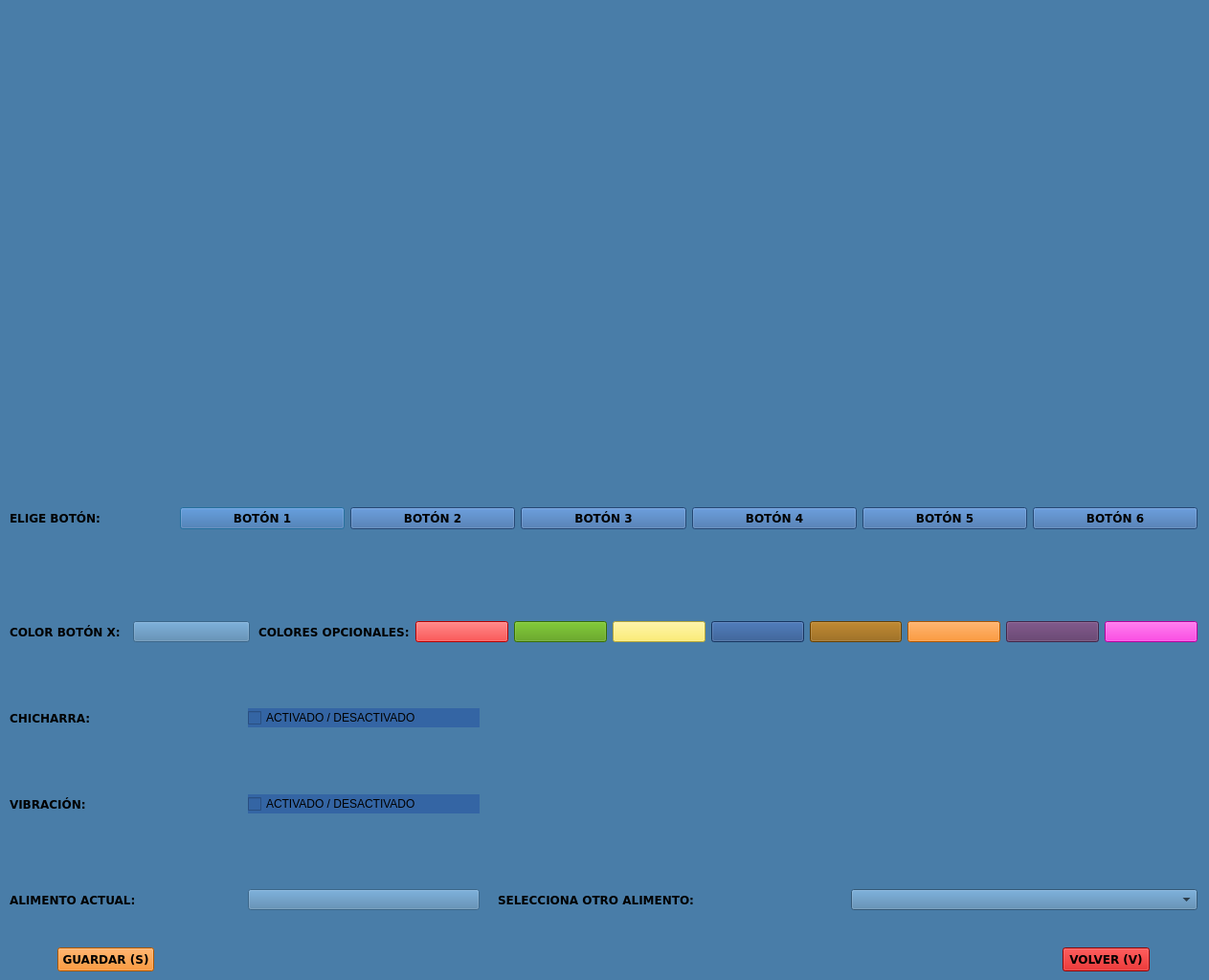
<?xml version="1.0" encoding="UTF-8"?>
<ui version="4.0">
 <class>checkboxVibration</class>
 <widget class="QDialog" name="checkboxVibration">
  <property name="geometry">
   <rect>
    <x>0</x>
    <y>0</y>
    <width>1263</width>
    <height>1024</height>
   </rect>
  </property>
  <property name="windowTitle">
   <string>Dialog</string>
  </property>
  <property name="styleSheet">
   <string notr="true">background-color:rgb(73, 125, 168)</string>
  </property>
  <widget class="QLabel" name="label">
   <property name="enabled">
    <bool>true</bool>
   </property>
   <property name="geometry">
    <rect>
     <x>0</x>
     <y>0</y>
     <width>1280</width>
     <height>512</height>
    </rect>
   </property>
   <property name="styleSheet">
    <string notr="true">background-image: url(:/prefijoNuevo/images/game1_config.png);</string>
   </property>
   <property name="text">
    <string/>
   </property>
  </widget>
  <widget class="QWidget" name="horizontalLayoutWidget">
   <property name="geometry">
    <rect>
     <x>10</x>
     <y>530</y>
     <width>1241</width>
     <height>81</height>
    </rect>
   </property>
   <layout class="QHBoxLayout" name="horizontalLayout">
    <property name="sizeConstraint">
     <enum>QLayout::SetMaximumSize</enum>
    </property>
    <item>
     <widget class="QLabel" name="label_2">
      <property name="sizePolicy">
       <sizepolicy hsizetype="Minimum" vsizetype="Minimum">
        <horstretch>0</horstretch>
        <verstretch>0</verstretch>
       </sizepolicy>
      </property>
      <property name="font">
       <font>
        <family>DejaVu Sans</family>
        <weight>75</weight>
        <bold>true</bold>
       </font>
      </property>
      <property name="text">
       <string>ELIGE BOTÓN:</string>
      </property>
      <property name="scaledContents">
       <bool>false</bool>
      </property>
     </widget>
    </item>
    <item>
     <widget class="QPushButton" name="buttonNode1">
      <property name="font">
       <font>
        <family>DejaVu Sans</family>
        <weight>75</weight>
        <bold>true</bold>
       </font>
      </property>
      <property name="styleSheet">
       <string notr="true">background:rgb(52, 101, 164)</string>
      </property>
      <property name="text">
       <string>BOTÓN 1</string>
      </property>
     </widget>
    </item>
    <item>
     <widget class="QPushButton" name="buttonNode2">
      <property name="font">
       <font>
        <family>DejaVu Sans</family>
        <weight>75</weight>
        <bold>true</bold>
       </font>
      </property>
      <property name="styleSheet">
       <string notr="true">background:rgb(52, 101, 164)</string>
      </property>
      <property name="text">
       <string>BOTÓN 2</string>
      </property>
     </widget>
    </item>
    <item>
     <widget class="QPushButton" name="buttonNode3">
      <property name="font">
       <font>
        <family>DejaVu Sans</family>
        <weight>75</weight>
        <bold>true</bold>
       </font>
      </property>
      <property name="styleSheet">
       <string notr="true">background:rgb(52, 101, 164)</string>
      </property>
      <property name="text">
       <string>BOTÓN 3</string>
      </property>
     </widget>
    </item>
    <item>
     <widget class="QPushButton" name="buttonNode4">
      <property name="font">
       <font>
        <family>DejaVu Sans</family>
        <weight>75</weight>
        <bold>true</bold>
       </font>
      </property>
      <property name="styleSheet">
       <string notr="true">background:rgb(52, 101, 164)</string>
      </property>
      <property name="text">
       <string>BOTÓN 4</string>
      </property>
     </widget>
    </item>
    <item>
     <widget class="QPushButton" name="buttonNode5">
      <property name="font">
       <font>
        <family>DejaVu Sans</family>
        <weight>75</weight>
        <bold>true</bold>
       </font>
      </property>
      <property name="styleSheet">
       <string notr="true">background:rgb(52, 101, 164)</string>
      </property>
      <property name="text">
       <string>BOTÓN 5</string>
      </property>
     </widget>
    </item>
    <item>
     <widget class="QPushButton" name="buttonNode6">
      <property name="font">
       <font>
        <family>DejaVu Sans</family>
        <weight>75</weight>
        <bold>true</bold>
       </font>
      </property>
      <property name="styleSheet">
       <string notr="true">background:rgb(52, 101, 164)</string>
      </property>
      <property name="text">
       <string>BOTÓN 6</string>
      </property>
     </widget>
    </item>
   </layout>
  </widget>
  <widget class="QWidget" name="horizontalLayoutWidget_2">
   <property name="geometry">
    <rect>
     <x>10</x>
     <y>620</y>
     <width>251</width>
     <height>80</height>
    </rect>
   </property>
   <layout class="QHBoxLayout" name="horizontalLayout_2">
    <property name="spacing">
     <number>6</number>
    </property>
    <property name="sizeConstraint">
     <enum>QLayout::SetNoConstraint</enum>
    </property>
    <item>
     <widget class="QLabel" name="labelColorNode">
      <property name="enabled">
       <bool>true</bool>
      </property>
      <property name="sizePolicy">
       <sizepolicy hsizetype="Preferred" vsizetype="Preferred">
        <horstretch>0</horstretch>
        <verstretch>0</verstretch>
       </sizepolicy>
      </property>
      <property name="font">
       <font>
        <family>DejaVu Sans</family>
        <weight>75</weight>
        <bold>true</bold>
       </font>
      </property>
      <property name="text">
       <string>COLOR BOTÓN X:</string>
      </property>
     </widget>
    </item>
    <item>
     <widget class="QPushButton" name="buttonColorNode">
      <property name="enabled">
       <bool>false</bool>
      </property>
      <property name="styleSheet">
       <string notr="true">color: rgb(239, 41, 41);</string>
      </property>
      <property name="text">
       <string/>
      </property>
      <property name="checkable">
       <bool>false</bool>
      </property>
      <property name="checked">
       <bool>false</bool>
      </property>
      <property name="autoDefault">
       <bool>false</bool>
      </property>
     </widget>
    </item>
   </layout>
  </widget>
  <widget class="QWidget" name="horizontalLayoutWidget_3">
   <property name="geometry">
    <rect>
     <x>10</x>
     <y>710</y>
     <width>491</width>
     <height>80</height>
    </rect>
   </property>
   <layout class="QHBoxLayout" name="horizontalLayout_3">
    <item>
     <widget class="QLabel" name="labelBuzzer">
      <property name="font">
       <font>
        <family>DejaVu Sans</family>
        <weight>75</weight>
        <bold>true</bold>
       </font>
      </property>
      <property name="text">
       <string>CHICHARRA:</string>
      </property>
     </widget>
    </item>
    <item>
     <widget class="QCheckBox" name="checkBoxBuzzer">
      <property name="enabled">
       <bool>true</bool>
      </property>
      <property name="styleSheet">
       <string notr="true">background-color:rgb(52, 101, 164)</string>
      </property>
      <property name="text">
       <string>ACTIVADO / DESACTIVADO</string>
      </property>
      <property name="checkable">
       <bool>true</bool>
      </property>
      <property name="checked">
       <bool>false</bool>
      </property>
      <property name="tristate">
       <bool>false</bool>
      </property>
     </widget>
    </item>
   </layout>
  </widget>
  <widget class="QWidget" name="horizontalLayoutWidget_4">
   <property name="geometry">
    <rect>
     <x>10</x>
     <y>800</y>
     <width>491</width>
     <height>80</height>
    </rect>
   </property>
   <layout class="QHBoxLayout" name="horizontalLayout_4">
    <item>
     <widget class="QLabel" name="labelVibration">
      <property name="font">
       <font>
        <family>DejaVu Sans</family>
        <weight>75</weight>
        <bold>true</bold>
       </font>
      </property>
      <property name="text">
       <string>VIBRACIÓN:</string>
      </property>
     </widget>
    </item>
    <item>
     <widget class="QCheckBox" name="checkBoxVibration">
      <property name="styleSheet">
       <string notr="true">background-color:rgb(52, 101, 164)</string>
      </property>
      <property name="text">
       <string>ACTIVADO / DESACTIVADO</string>
      </property>
     </widget>
    </item>
   </layout>
  </widget>
  <widget class="QWidget" name="horizontalLayoutWidget_5">
   <property name="geometry">
    <rect>
     <x>10</x>
     <y>900</y>
     <width>491</width>
     <height>80</height>
    </rect>
   </property>
   <layout class="QHBoxLayout" name="horizontalLayout_5">
    <item>
     <widget class="QLabel" name="labelFeedActual">
      <property name="font">
       <font>
        <family>DejaVu Sans</family>
        <weight>75</weight>
        <bold>true</bold>
       </font>
      </property>
      <property name="text">
       <string>ALIMENTO ACTUAL:</string>
      </property>
     </widget>
    </item>
    <item>
     <widget class="QPushButton" name="buttonFeedActual">
      <property name="enabled">
       <bool>false</bool>
      </property>
      <property name="text">
       <string/>
      </property>
     </widget>
    </item>
   </layout>
  </widget>
  <widget class="QPushButton" name="buttonConfigGame1Save">
   <property name="geometry">
    <rect>
     <x>60</x>
     <y>990</y>
     <width>101</width>
     <height>25</height>
    </rect>
   </property>
   <property name="font">
    <font>
     <family>DejaVu Sans</family>
     <weight>75</weight>
     <bold>true</bold>
    </font>
   </property>
   <property name="styleSheet">
    <string notr="true">background:rgb(245, 121, 0)</string>
   </property>
   <property name="text">
    <string>GUARDAR (S)</string>
   </property>
  </widget>
  <widget class="QPushButton" name="buttonConfigGame1Exit">
   <property name="geometry">
    <rect>
     <x>1110</x>
     <y>990</y>
     <width>91</width>
     <height>25</height>
    </rect>
   </property>
   <property name="font">
    <font>
     <family>DejaVu Sans</family>
     <weight>75</weight>
     <bold>true</bold>
    </font>
   </property>
   <property name="styleSheet">
    <string notr="true">background:rgb(204, 0, 0)</string>
   </property>
   <property name="text">
    <string>VOLVER (V)</string>
   </property>
  </widget>
  <widget class="QWidget" name="horizontalLayoutWidget_6">
   <property name="geometry">
    <rect>
     <x>270</x>
     <y>620</y>
     <width>981</width>
     <height>80</height>
    </rect>
   </property>
   <layout class="QHBoxLayout" name="horizontalLayout_6">
    <item>
     <widget class="QLabel" name="labelOptionColors">
      <property name="font">
       <font>
        <family>DejaVu Sans</family>
        <weight>75</weight>
        <bold>true</bold>
       </font>
      </property>
      <property name="text">
       <string>COLORES OPCIONALES:</string>
      </property>
     </widget>
    </item>
    <item>
     <widget class="QPushButton" name="buttonSetColor1">
      <property name="styleSheet">
       <string notr="true">background:rgb(255, 0, 0)</string>
      </property>
      <property name="text">
       <string/>
      </property>
     </widget>
    </item>
    <item>
     <widget class="QPushButton" name="buttonSetColor2">
      <property name="styleSheet">
       <string notr="true">background:rgb(78, 154, 6)</string>
      </property>
      <property name="text">
       <string/>
      </property>
     </widget>
    </item>
    <item>
     <widget class="QPushButton" name="buttonSetColor3">
      <property name="styleSheet">
       <string notr="true">background:rgb(252, 233, 79)</string>
      </property>
      <property name="text">
       <string/>
      </property>
     </widget>
    </item>
    <item>
     <widget class="QPushButton" name="buttonSetColor4">
      <property name="styleSheet">
       <string notr="true">background:rgb(32, 74, 135)</string>
      </property>
      <property name="text">
       <string/>
      </property>
     </widget>
    </item>
    <item>
     <widget class="QPushButton" name="buttonSetColor5">
      <property name="styleSheet">
       <string notr="true">background:rgb(143, 89, 2)</string>
      </property>
      <property name="text">
       <string/>
      </property>
     </widget>
    </item>
    <item>
     <widget class="QPushButton" name="buttonSetColor6">
      <property name="styleSheet">
       <string notr="true">background: rgb(245, 121, 0);</string>
      </property>
      <property name="text">
       <string/>
      </property>
     </widget>
    </item>
    <item>
     <widget class="QPushButton" name="buttonSetColor7">
      <property name="styleSheet">
       <string notr="true">background:rgb(92, 53, 102)</string>
      </property>
      <property name="text">
       <string/>
      </property>
     </widget>
    </item>
    <item>
     <widget class="QPushButton" name="buttonSetColor8">
      <property name="styleSheet">
       <string notr="true">background:rgb(255, 0, 221)</string>
      </property>
      <property name="text">
       <string/>
      </property>
     </widget>
    </item>
   </layout>
  </widget>
  <widget class="QWidget" name="horizontalLayoutWidget_7">
   <property name="geometry">
    <rect>
     <x>520</x>
     <y>900</y>
     <width>731</width>
     <height>80</height>
    </rect>
   </property>
   <layout class="QHBoxLayout" name="horizontalLayout_7">
    <item>
     <widget class="QLabel" name="labelSelectFeed">
      <property name="font">
       <font>
        <family>DejaVu Sans</family>
        <weight>75</weight>
        <bold>true</bold>
       </font>
      </property>
      <property name="layoutDirection">
       <enum>Qt::LeftToRight</enum>
      </property>
      <property name="text">
       <string>SELECCIONA OTRO ALIMENTO:</string>
      </property>
      <property name="wordWrap">
       <bool>false</bool>
      </property>
      <property name="margin">
       <number>0</number>
      </property>
     </widget>
    </item>
    <item>
     <widget class="QComboBox" name="comboBoxFeed"/>
    </item>
   </layout>
  </widget>
 </widget>
 <resources>
  <include location="assets/source.qrc"/>
 </resources>
 <connections/>
</ui>
